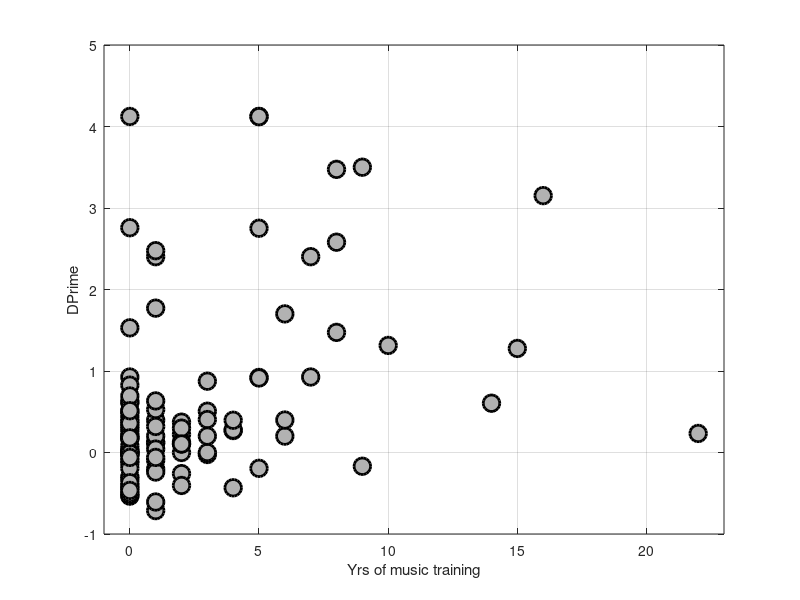

Here is the MATLAB script that generated this plot: (Note: this script raises an error after producing the figure.)
load yrsTrain
load dprimes
load threshold

% dp vs yrs training
figure;
plot(yrsTrain,dprime,'ko','markersize',12,'linewidth',2,'markerfacecolor',0.7*[1 1 1]);
xlabel('Yrs of music training');
ylabel('DPrime');
xlim([min(yrsTrain)-1 max(yrsTrain)+1])
ylim([-1 5])
grid on
[r1,p1] = corrcoef(yrsTrain,dprime);
plotRegLine(yrsTrain,dprime,[min(yrsTrain)-1 max(yrsTrain)+1]);
title(sprintf('r = %.2f, p < .01',r1(2)));
set(gca,'fontsize',18);

% remove people with 0 years
keep= yrsTrain>0;
figure;
plot(yrsTrain(keep),dprime(keep),'ko','markersize',12,'linewidth',2,'markerfacecolor',0.7*[1 1 1]);
xlabel('Yrs of music training');
ylabel('DPrime');
xlim([min(yrsTrain(keep))-1 max(yrsTrain(keep))+1])
ylim([-1 5])
grid on
[r1,p1] = corrcoef(yrsTrain(keep),dprime(keep));
plotRegLine(yrsTrain(keep),dprime(keep),[min(yrsTrain(keep))-1 max(yrsTrain(keep))+1]);
title(sprintf('r = %.2f, p = %.2f',r1(2),p1(2)));
set(gca,'fontsize',18);

% figure;
% h1 = axes;
% scatter(yrsTrain,dprime,100,'k','linewidth',4);
% hold on
% % plot([-1,5],[0.5,0.5],'k--','linewidth',2);
% ylim([min(yrsTrain)-1 max(yrsTrain)+1])
% xlim([-0.05 1])
% set(h1, 'Ydir', 'reverse');
% ylabel('d^\prime')
% xlabel('Years of music training')
% set(gca,'fontsize',16,'linewidth',2)
% % set(h,'rotation',0,'Position',[-1.75 0.5 -1.0000])
% axis on
% box on
% grid on

%%%%


% threshold vs yrs training
thresh = threshold(:,1);
figure;
plot(yrsTrain,thresh,'ko','markersize',12,'linewidth',2,'markerfacecolor',0.7*[1 1 1]);
xlabel('Yrs of music training');
ylabel('Threshold');
xlim([min(yrsTrain)-1 max(yrsTrain)+1])
% ylim([-1 5])
grid on
[r1,p1] = corrcoef(yrsTrain,thresh);
plotRegLine(yrsTrain,thresh,[min(yrsTrain)-1 max(yrsTrain)+1]);
title(sprintf('r = %.2f, p = %.2f',r1(2),p1(2)));
set(gca,'fontsize',18);

% remove people with 0 years
figure;
plot(yrsTrain(keep),thresh(keep),'ko','markersize',12,'linewidth',2,'markerfacecolor',0.7*[1 1 1]);
xlabel('Yrs of music training');
ylabel('Threshold');
xlim([min(yrsTrain(keep))-1 max(yrsTrain(keep))+1])
% ylim([-1 5])
grid on
[r1,p1] = corrcoef(yrsTrain(keep),thresh(keep));
plotRegLine(yrsTrain(keep),thresh(keep),[min(yrsTrain(keep))-1 max(yrsTrain(keep))+1]);
title(sprintf('r = %.2f, p = %.2f',r1(2),p1(2)));
set(gca,'fontsize',18);

function plotRegLine(x,y,xlims,color)
if nargin<4
    color = 'k';
end

M = [ones(length(y),1) x(:)];
weights = pinv(M)*y(:);
hold on
plot(xlims,weights(1)+weights(2)*xlims,color,'linewidth',1)
xlim(xlims);
end 